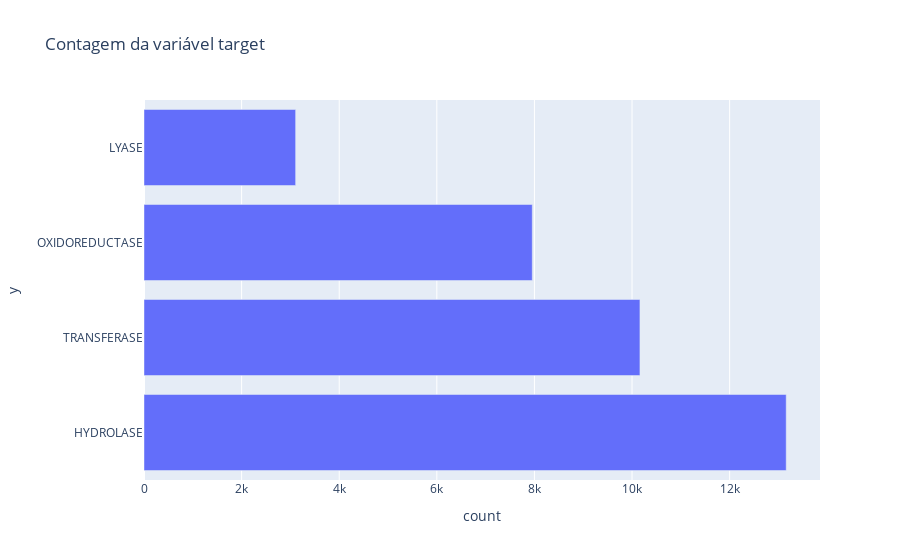

The notebook cell this image was saved under:
### Markdown cell above
# Observando a relação quantidade da variável Target pelas features

### Code cell
fig = px.bar(df_filter.value_counts('y').reset_index(),
             x='count', y='y', 
             title=f"Contagem da variável target")
fig.show()

### Figure 1 — Plotly figure (JSON) as saved in the notebook; plotly's stock layout.template omitted (floating-point values rounded to 4 significant figures)
{"data": [{"alignmentgroup": "True", "hovertemplate": "count=%{x}<br>y=%{y}<extra></extra>", "legendgroup": "", "marker": {"color": "#636efa", "pattern": {"shape": ""}}, "name": "", "offsetgroup": "", "orientation": "h", "showlegend": false, "textposition": "auto", "type": "bar", "x": [13159, 10162, 7956, 3107], "xaxis": "x", "y": ["HYDROLASE", "TRANSFERASE", "OXIDOREDUCTASE", "LYASE"], "yaxis": "y"}], "layout": {"barmode": "relative", "legend": {"tracegroupgap": 0}, "title": {"text": "Contagem da variável target"}, "xaxis": {"anchor": "y", "domain": [0, 1], "title": {"text": "count"}}, "yaxis": {"anchor": "x", "domain": [0, 1], "title": {"text": "y"}}}}
